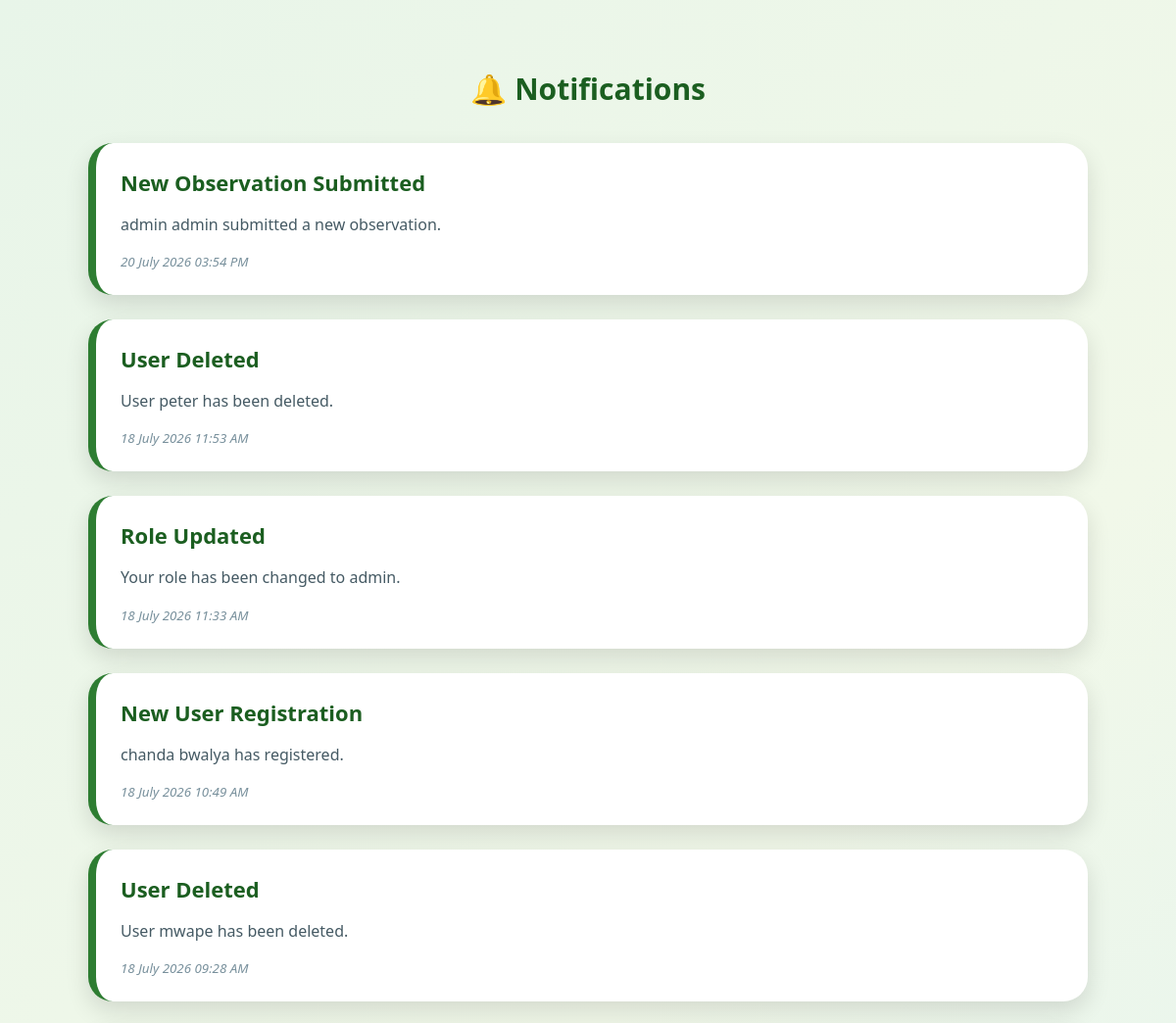
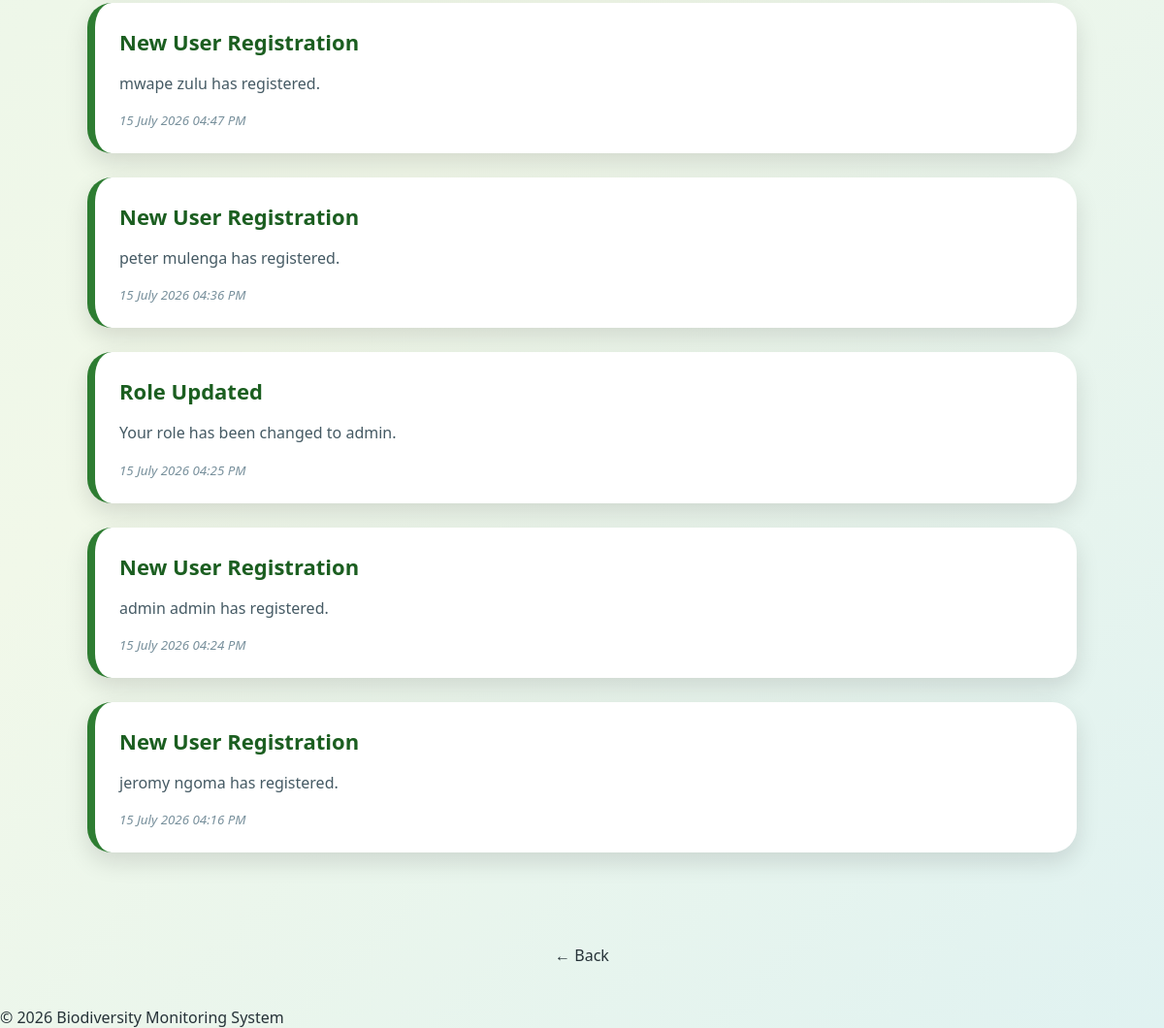
/notifications (signed in), run on the app's committed database (2 pictures, top to bottom).
### models.py (models this page shows)
class Notification(db.Model):
    __tablename__ = "notification"
    id = db.Column(db.Integer, primary_key=True)
    user_id = db.Column(db.Integer, db.ForeignKey("details.id"), nullable=True)
    role = db.Column(db.String(30), nullable=False)
    title = db.Column(db.String(150), nullable=False)
    message = db.Column(db.Text, nullable=False)
    notification_type = db.Column( db.String(20), default="Info")
    is_read = db.Column(db.Boolean, default=False)
    created_at = db.Column( db.DateTime, default=lambda: datetime.now(timezone.utc))

### app.py (the view)
@app.route("/notifications")
@login_required
def notifications():
    notifications = Notification.query.filter((Notification.role == session["role"]) |(Notification.user_id == session["user_id"]) ).order_by(Notification.created_at.desc()).all()
    return render_template("notifications.html", notifications=notifications)

### app.py (called while the page is built)
def login_required(f):
    @wraps(f)
    def decorated_function(*args, **kwargs):
        if 'user_id' not in session:
            return redirect(url_for('login'))
        return f(*args, **kwargs)
    return decorated_function

### templates/notifications.html (shortened to what this page needs)
{% extends "base.html" %}
{% block css %}
<link rel="stylesheet" href="{{ url_for('static', filename='adminstyle.css') }}">
{% endblock %}
{% block content %}
<div class="notification-container">
<h2>🔔 Notifications</h2>
{% if notifications %}
{% for n in notifications %}
<div class="notification-card">
<h5>{{ n.title }}</h5>
<p>
{{ n.message }}
</p>
<small>
{{ n.created_at.strftime('%d %B %Y %I:%M %p') }}
</small>
</div>
{% endfor %}
{% else %}
<div class="alert">
No notifications available.
</div>
{% endif %}
</div>
<a href="{{ url_for('back') }}" class="back-btn">
← Back
</a>
{% endblock %}

### static/adminstyle.css (style rules this page uses)
* { margin:0; padding:0; box-sizing:border-box; }
body { font-family:'Segoe UI',Tahoma,sans-serif; background: linear-gradient( 135deg, #e8f5e9, #f1f8e9, #e0f2f1 ); color:#263238; }
a { text-decoration:none; color:inherit; }
.notification-container { width:90%; margin:40px auto; padding:30px; }
.notification-container h2 { text-align:center; color:#1b5e20; font-size:30px; margin-bottom:35px; }
.notification-card { background:white; padding:25px; margin-bottom:25px; border-radius:25px; border-left:8px solid #2e7d32; box-shadow: 0 10px 25px rgba(0,0,0,.12); transition:.3s; }
.notification-card h5 { color:#1b5e20; font-size:22px; margin-bottom:15px; }
.notification-card p { color:#455a64; font-size:16px; line-height:1.7; margin-bottom:15px; }
.notification-card small { display:block; color:#78909c; font-style:italic; }
.notification-container + .back-btn { display:block; width:150px; text-align:center; margin:20px auto; }

### data on the page
Notification: title "New Observation Submitted", message "admin admin submitted a new observation.", created_at "20 July 2026 03:54 PM"
Notification: title "User Deleted", message "User peter has been deleted.", created_at "18 July 2026 11:53 AM"
Notification: title "Role Updated", message "Your role has been changed to admin.", created_at "18 July 2026 11:33 AM"
Notification: title "New User Registration", message "chanda bwalya has registered.", created_at "18 July 2026 10:49 AM"
Notification: title "User Deleted", message "User mwape has been deleted.", created_at "18 July 2026 09:28 AM"
Notification: title "New User Registration", message "mwape zulu has registered.", created_at "15 July 2026 04:47 PM"
Notification: title "New User Registration", message "peter mulenga has registered.", created_at "15 July 2026 04:36 PM"
Notification: title "Role Updated", message "Your role has been changed to admin.", created_at "15 July 2026 04:25 PM"
Notification: title "New User Registration", message "admin admin has registered.", created_at "15 July 2026 04:24 PM"
Notification: title "New User Registration", message "jeromy ngoma has registered.", created_at "15 July 2026 04:16 PM"
